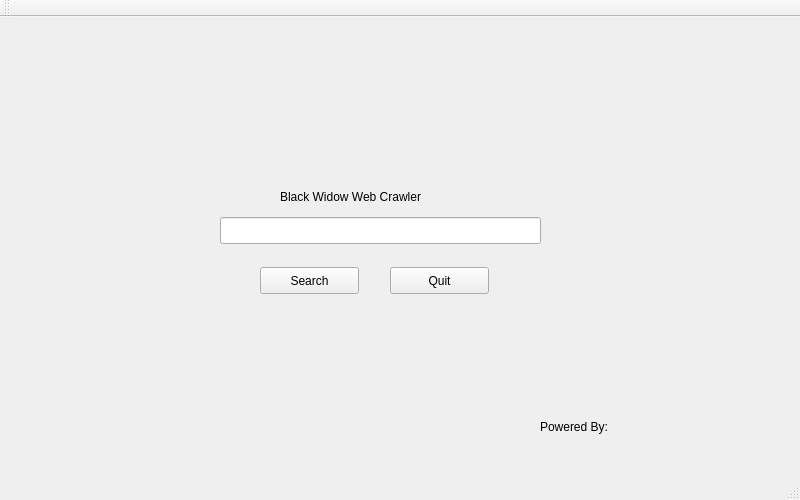
<?xml version="1.0" encoding="UTF-8"?>
<ui version="4.0">
 <class>MainWindow</class>
 <widget class="QMainWindow" name="MainWindow">
  <property name="geometry">
   <rect>
    <x>0</x>
    <y>0</y>
    <width>800</width>
    <height>500</height>
   </rect>
  </property>
  <property name="windowTitle">
   <string>MainWindow</string>
  </property>
  <widget class="QWidget" name="centralWidget">
   <widget class="QLineEdit" name="lineEdit">
    <property name="geometry">
     <rect>
      <x>220</x>
      <y>200</y>
      <width>321</width>
      <height>27</height>
     </rect>
    </property>
   </widget>
   <widget class="QPushButton" name="Search">
    <property name="geometry">
     <rect>
      <x>260</x>
      <y>250</y>
      <width>99</width>
      <height>27</height>
     </rect>
    </property>
    <property name="text">
     <string>Search</string>
    </property>
   </widget>
   <widget class="QPushButton" name="Quit">
    <property name="geometry">
     <rect>
      <x>390</x>
      <y>250</y>
      <width>99</width>
      <height>27</height>
     </rect>
    </property>
    <property name="text">
     <string>Quit</string>
    </property>
   </widget>
   <widget class="QLabel" name="label_pic">
    <property name="geometry">
     <rect>
      <x>320</x>
      <y>0</y>
      <width>120</width>
      <height>120</height>
     </rect>
    </property>
    <property name="text">
     <string/>
    </property>
   </widget>
   <widget class="QLabel" name="label">
    <property name="geometry">
     <rect>
      <x>280</x>
      <y>170</y>
      <width>211</width>
      <height>20</height>
     </rect>
    </property>
    <property name="text">
     <string>Black Widow Web Crawler</string>
    </property>
   </widget>
   <widget class="QLabel" name="label_jalebi">
    <property name="geometry">
     <rect>
      <x>660</x>
      <y>390</y>
      <width>131</width>
      <height>51</height>
     </rect>
    </property>
    <property name="text">
     <string/>
    </property>
   </widget>
   <widget class="QLabel" name="label_3">
    <property name="geometry">
     <rect>
      <x>540</x>
      <y>400</y>
      <width>101</width>
      <height>20</height>
     </rect>
    </property>
    <property name="text">
     <string>Powered By:</string>
    </property>
   </widget>
  </widget>
  <widget class="QMenuBar" name="menuBar">
   <property name="geometry">
    <rect>
     <x>0</x>
     <y>0</y>
     <width>800</width>
     <height>25</height>
    </rect>
   </property>
  </widget>
  <widget class="QToolBar" name="mainToolBar">
   <attribute name="toolBarArea">
    <enum>TopToolBarArea</enum>
   </attribute>
   <attribute name="toolBarBreak">
    <bool>false</bool>
   </attribute>
  </widget>
  <widget class="QStatusBar" name="statusBar"/>
 </widget>
 <layoutdefault spacing="6" margin="11"/>
 <resources/>
 <connections/>
</ui>
